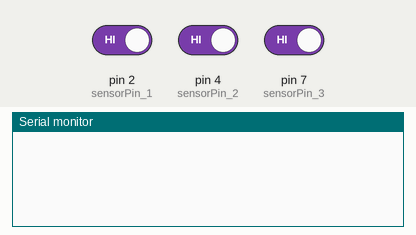
Simulated run of this sketch. Board: Arduino Uno, built with avr-gcc and run on an emulated ATmega328P. On the bench: the last lines printed to the serial monitor. The inputs (shaded band) are chosen by the test bench; at power-on: pin 2 (sensorPin_1) HIGH, pin 4 (sensorPin_2) HIGH, pin 7 (sensorPin_3) HIGH.

Above: at 1.2 s.
1.3 s: pin 2 (sensorPin_1) driven LOW
At 1.7 s:
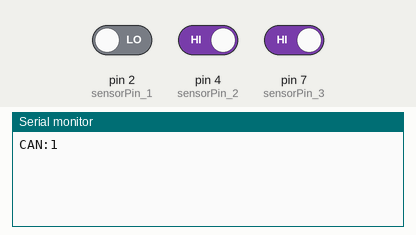
2.8 s: pin 4 (sensorPin_2) driven LOW
At 4.0 s:
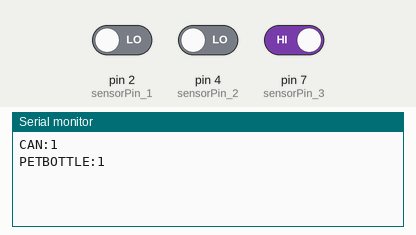
4.3 s: pin 7 (sensorPin_3) driven LOW
At 5.1 s:
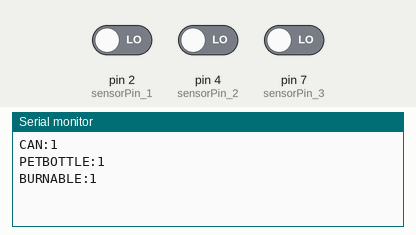

The sketch:

GarbageCounter.ino
```cpp
int sensorPin_1 = 2;   // 缶センサー
int sensorPin_2 = 4;   // ペットボトルセンサー
int sensorPin_3 = 7;   // 燃えるゴミセンサー


int count_1 = 0;
int count_2 = 0;
int count_3 = 0;


int lastState_1 = HIGH;
int lastState_2 = HIGH;
int lastState_3 = HIGH;


void setup() {

  pinMode(sensorPin_1, INPUT);
  pinMode(sensorPin_2, INPUT);
  pinMode(sensorPin_3, INPUT);


  Serial.begin(9600);

}


void loop() {


  int sensorState_1 = digitalRead(sensorPin_1);
  int sensorState_2 = digitalRead(sensorPin_2);
  int sensorState_3 = digitalRead(sensorPin_3);


  // センサー1
  if(lastState_1 == HIGH && sensorState_1 == LOW){

    count_1++;

    Serial.print("CAN:");
    Serial.println(count_1);

    delay(300);

  }


  // センサー2
  if(lastState_2 == HIGH && sensorState_2 == LOW){

    count_2++;

    Serial.print("PETBOTTLE:");
    Serial.println(count_2);

    delay(300);

  }


  // センサー3
  if(lastState_3 == HIGH && sensorState_3 == LOW){

    count_3++;

    Serial.print("BURNABLE:");
    Serial.println(count_3);

    delay(300);

  }


  lastState_1 = sensorState_1;
  lastState_2 = sensorState_2;
  lastState_3 = sensorState_3;


}
```

Measured:
- after the input at 1.3 s, the serial monitor: prints a new line at once (image 1)
- after the input at 2.8 s, the serial monitor: prints a new line at once (image 2)
- after the input at 4.3 s, the serial monitor: prints a new line at once (image 3)
